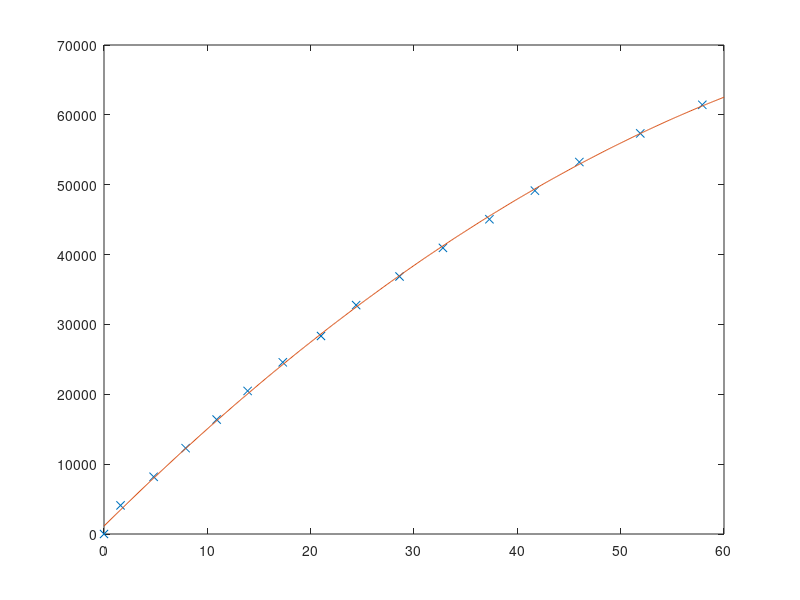

Reproduce this figure in MATLAB.
% mapping thrust to pwm
clc
clear


x=(2^(16)-1)*[0,0.0625,0.125,0.1875,0.25,0.3125,0.375,0.4325,0.50,0.5625,0.625,0.6875,0.75,0.8125,0.875,0.9375];
y=[0,1.6,4.8,7.9,10.9,13.9,17.3,21,24.4,28.6,32.8,37.3,41.7,46,51.9,57.9];

[p,s]=polyfit(y,x,2);

plot(y,x,'x');
func=@(x) p(1)*x.^2 + p(2)*x+p(3);
hold on

xp=0:0.1:60;
plot(xp,func(xp));

